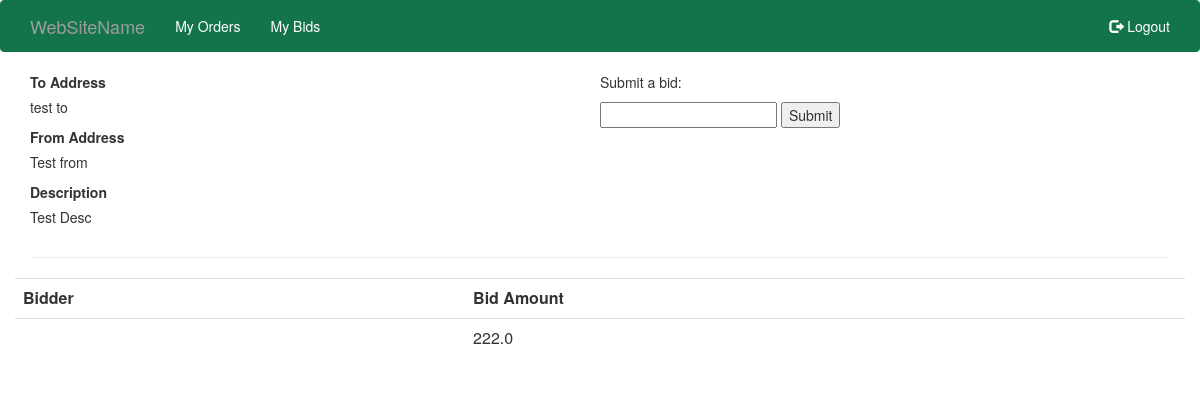
Page /order/detail/1/ on the committed database.
### order/models.py (models this page shows, shortened)
class Order(models.Model):
    user = models.ForeignKey(User)
    from_address = models.CharField(max_length=500)
    to_address = models.CharField(max_length=500)
    description = models.TextField()

class Bids(models.Model):
    user = models.ForeignKey(User)
    amount = models.FloatField()
    order = models.ForeignKey(Order)
    bid_accepted = models.BooleanField(default=False)

### order/edit_views.py (the view)
# urls.py: url('^order/detail/(?P<pk>[0-9]+)/$', (GenericDetail.as_view(template_name = 'order_detail.html', model=Order)), name='order_detail'),
class GenericDetail(DetailView):
    def __init__(self, **kwargs):
        super(GenericDetail, self).__init__(**kwargs)
    def get_context_data(self, **kwargs):
        context = super(GenericDetail, self).get_context_data(**kwargs)
        if resolve(self.request.path_info).url_name == 'order_detail':
            context['bids'] = Bids.objects.filter(order=kwargs['object'])
        return context

### order/templates/order_detail.html (shortened to what this page needs)
{% extends 'base.html' %}
{% block content %}
<div class="row">
    <div class="col-md-6">
        <p class="bold detail-label">To Address</p>
        <span class="detail-text">
            {{object.to_address}}
        </span>
        <p class="bold detail-label">From Address</p>
        <span class="detail-text">
            {{object.from_address}}
        </span>
        <p class="bold detail-label">Description</p>
        <span class="detail-text">
            {{object.description}}
        </span>
    </div>
    <div class="col-md-6">
        <div class="row">
            <p>Submit a bid:</p>
            <form action="{% url 'bid_create' object.id %}" method="POST">
                <input type="number" name="amount">
                <input type="submit" value="Submit"/>
            </form>
        </div>
    </div>
</div>
<hr>
<div class="row">
    {% if bids.0 %}
    <table class="table">
        <tr>
            <th>Bidder</th>
            <th>Bid Amount</th>
        </tr>
        {% for bid in bids %}
        <tr>
            <td>{{bid.user.first_name}} {{bid.user.last_name}}</td>
            <td>{{bid.amount}}</td>
        </tr>
        {% endfor %}
    </table>
    {% else %}
        <p>Currently there are no bids.</p>
    {% endif %}
</div>
{% endblock %}

### order/templates/order_detail.html (style rules this page uses)
.detail-label { font-weight: 800; margin-bottom: 5px; }
.detail-text { margin-bottom: 10px; display: block; }

### rows in the picture
Order: to_address "test to", from_address "Test from", description "Test Desc"
Bids: amount "222.0"
